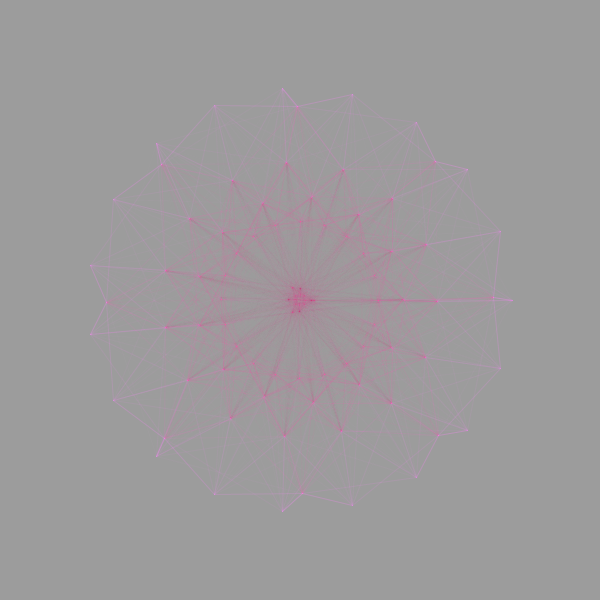
Frame 1 (no input)
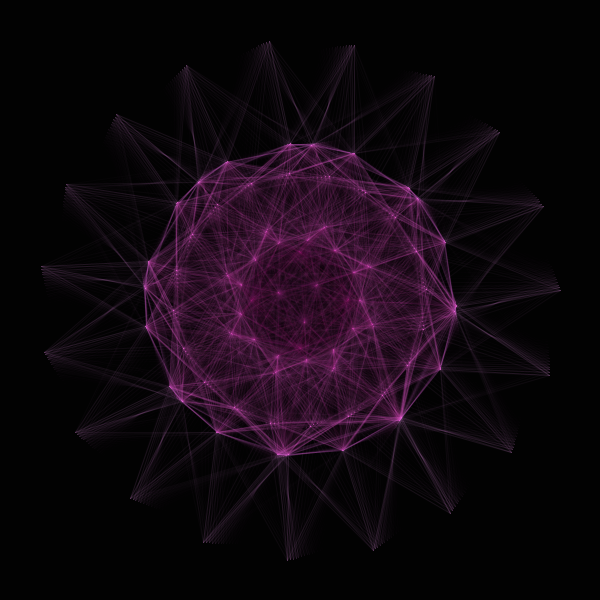
Frame 60 (the mouse pressed at the canvas centre just before this capture)
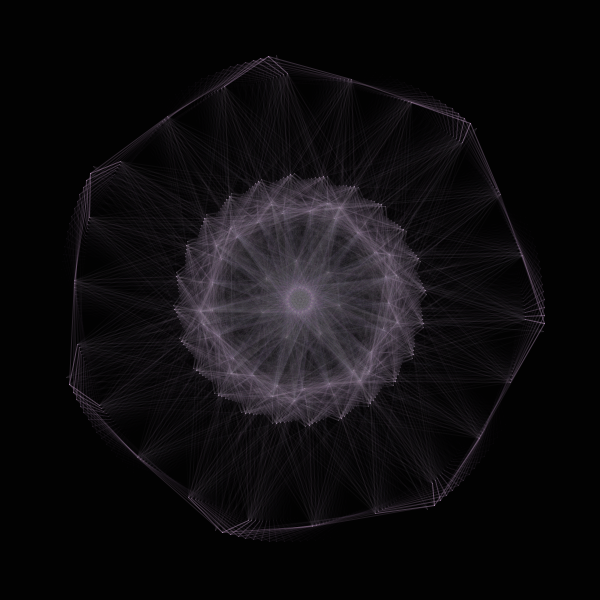
Frame 120 (the mouse held since frame 60 and released just before this capture)

The Processing sketch that drew these frames (run headless with seeded random() and noise(); from frame 60 on, the mouse is pressed at the canvas centre):

// Processing sketch: generative_art_j041
// ── generative_art_j041.pde
int nbCircles = 8;
Circle[] circles;
MyColor myColor;
float rMax, dMin;
int nb = 0;

void setup()
{
  size(600, 600);
  pixelDensity(2);
  fill(0, 60);
  rMax = min(width, height)/2;
  dMin = max(width, height)/3.5;
  circles = new Circle[nbCircles];
  initialize(false);
}

void initialize(Boolean p_random)
{ 
  for (int i = 0; i < nbCircles; i++)
  {
    circles[i] = new Circle(random(rMax), 
    p_random ? random(-width/3, width/3) : 0, 
    p_random ? random(-height/3, height/3) : 0);
  }
  myColor = new MyColor();
  
}

void draw()
{
  noStroke();
  rect(0, 0, width, height);
  translate(width/2, height/2);
  myColor.update();
  for (int j = 0; j < nbCircles; j++)
  {
    circles[j].update();
    for (int i = j+1; i < nbCircles; i++)
    {
      connect(circles[j], circles[i]);
    }
  }
}

void connect(Circle c1, Circle c2)
{
  float d, x1, y1, x2, y2, r1 = c1.radius, r2 = c2.radius;
  float rCoeff = map(min(abs(r1), abs(r2)), 0, rMax, .08, 1);
  int n1 = c1.nbLines, n2 = c2.nbLines;
  for (int i = 0; i < n1; i++)
  {
    x1 = c1.x + r1 * cos(i * TWO_PI / n1 + c1.theta);
    y1 = c1.y + r1 * sin(i * TWO_PI / n1 + c1.theta);
    for (int j = 0; j < n2; j++)
    {
      x2 = c2.x + r2 * cos(j * TWO_PI / n2 + c2.theta);
      y2 = c2.y + r2 * sin(j * TWO_PI / n2 + c2.theta);

      d = dist(x1, y1, x2, y2);
      if (d < dMin)
      {
        stroke(myColor.R + r2/1.5, myColor.G + r2/2.2, myColor.B + r2/1.5, map(d, 0, dMin, 140, 0) * rCoeff);
        line(x1, y1, x2, y2);
      }
    }
  }
}

void mousePressed()
{
  save("art" + nb +".jpg");
  nb++;
  if (nb > 19) exit();
  initialize(mouseButton == RIGHT);
}

class Circle
{
  float x, y, radius, theta = 0;
  int nbLines = (int)random(3, 25);
  float rotSpeed = (random(1) < .5 ? 1 : -1) * random(.005, .034);
  float radSpeed = (random(1) < .5 ? 1 : -1) * random(.3, 1.4);
  
  Circle(float p_radius, float p_x, float p_y)
  {
    radius = p_radius;
    x = p_x;
    y = p_y;
  }

  void update()
  {
    theta += rotSpeed;
    radSpeed *= abs(radius += radSpeed) > rMax ? -1 : 1;
  }
}

class MyColor
{
  float R, G, B, Rspeed, Gspeed, Bspeed;
  final static float minSpeed = .2;
  final static float maxSpeed = .8;
  MyColor()
  {
    R = random(20, 255);
    G = random(20, 255);
    B = random(20, 255);
    Rspeed = (random(1) > .5 ? 1 : -1) * random(minSpeed, maxSpeed);
    Gspeed = (random(1) > .5 ? 1 : -1) * random(minSpeed, maxSpeed);
    Bspeed = (random(1) > .5 ? 1 : -1) * random(minSpeed, maxSpeed);
  }

  public void update()
  {
    Rspeed = ((R += Rspeed) > 255 || (R < 20)) ? -Rspeed : Rspeed;
    Gspeed = ((G += Gspeed) > 255 || (G < 20)) ? -Gspeed : Gspeed;
    Bspeed = ((B += Bspeed) > 255 || (B < 20)) ? -Bspeed : Bspeed;
  }
}
